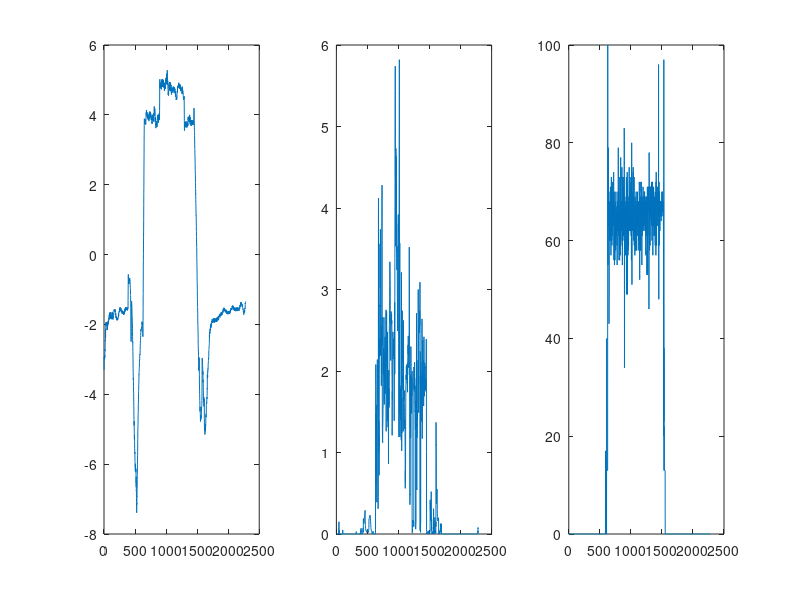

MATLAB code to generate this figure:


close all;
clear all;
clc;

load 2013-06-30_13-23-14_WAP_SURVEY.tlog.mat

figure;
hold on;
subplot(1,3,1);
plot(alt_mavlink_vfr_hud_t(:,2))
subplot(1,3,2);
plot(airspeed_mavlink_vfr_hud_t(:,2))
subplot(1,3,3);
plot(throttle_mavlink_vfr_hud_t(:,2))